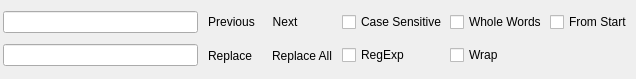
<ui version="4.0" >
 <class>qscintillaSearch</class>
 <widget class="QDockWidget" name="qscintillaSearch" >
  <property name="geometry" >
   <rect>
    <x>0</x>
    <y>0</y>
    <width>636</width>
    <height>79</height>
   </rect>
  </property>
  <property name="allowedAreas" >
   <set>Qt::BottomDockWidgetArea|Qt::NoDockWidgetArea|Qt::TopDockWidgetArea</set>
  </property>
  <widget class="QWidget" name="wCentral" >
   <layout class="QGridLayout" >
    <property name="margin" >
     <number>3</number>
    </property>
    <property name="spacing" >
     <number>3</number>
    </property>
    <item row="1" column="4" >
     <widget class="QCheckBox" name="cbWrap" >
      <property name="toolTip" >
       <string>If it's checked then the search wraps around the end of the text.</string>
      </property>
      <property name="text" >
       <string>Wrap</string>
      </property>
     </widget>
    </item>
    <item row="0" column="3" >
     <widget class="QCheckBox" name="cbCaseSensitive" >
      <property name="toolTip" >
       <string>If it's checked then the search is case sensitive.</string>
      </property>
      <property name="text" >
       <string>Case Sensitive</string>
      </property>
     </widget>
    </item>
    <item row="1" column="3" >
     <widget class="QCheckBox" name="cbRegExp" >
      <property name="toolTip" >
       <string>If it's checked then expr is interpreted as a regular expression rather than a simple string.</string>
      </property>
      <property name="text" >
       <string>RegExp</string>
      </property>
     </widget>
    </item>
    <item row="0" column="2" >
     <widget class="QToolButton" name="tbNext" >
      <property name="toolTip" >
       <string>Search next.</string>
      </property>
      <property name="text" >
       <string>Next</string>
      </property>
      <property name="icon" >
       <iconset resource="../../resources/resources.qrc" >:/Icons/Icons/helpnext.png</iconset>
      </property>
      <property name="toolButtonStyle" >
       <enum>Qt::ToolButtonTextBesideIcon</enum>
      </property>
      <property name="autoRaise" >
       <bool>true</bool>
      </property>
     </widget>
    </item>
    <item row="1" column="5" >
     <spacer>
      <property name="orientation" >
       <enum>Qt::Horizontal</enum>
      </property>
      <property name="sizeType" >
       <enum>QSizePolicy::Ignored</enum>
      </property>
      <property name="sizeHint" >
       <size>
        <width>40</width>
        <height>20</height>
       </size>
      </property>
     </spacer>
    </item>
    <item row="1" column="6" >
     <widget class="QToolButton" name="tbClose" >
      <property name="toolTip" >
       <string>Close</string>
      </property>
      <property name="icon" >
       <iconset resource="../../resources/resources.qrc" >:/Icons/Icons/buttoncancel.png</iconset>
      </property>
      <property name="autoRaise" >
       <bool>true</bool>
      </property>
     </widget>
    </item>
    <item row="1" column="0" >
     <widget class="QLineEdit" name="leReplace" >
      <property name="toolTip" >
       <string>Replace the current selection with this string</string>
      </property>
     </widget>
    </item>
    <item row="0" column="0" >
     <widget class="QLineEdit" name="leSearch" >
      <property name="toolTip" >
       <string>Enter the string or regular expression to find.</string>
      </property>
     </widget>
    </item>
    <item row="0" column="1" >
     <widget class="QToolButton" name="tbPrevious" >
      <property name="toolTip" >
       <string>Search previous.</string>
      </property>
      <property name="text" >
       <string>Previous</string>
      </property>
      <property name="icon" >
       <iconset resource="../../resources/resources.qrc" >:/Icons/Icons/helpprev.png</iconset>
      </property>
      <property name="toolButtonStyle" >
       <enum>Qt::ToolButtonTextBesideIcon</enum>
      </property>
      <property name="autoRaise" >
       <bool>true</bool>
      </property>
     </widget>
    </item>
    <item row="1" column="1" >
     <widget class="QToolButton" name="tbReplace" >
      <property name="toolTip" >
       <string>Replace next.</string>
      </property>
      <property name="text" >
       <string>Replace</string>
      </property>
      <property name="icon" >
       <iconset resource="../../resources/resources.qrc" >:/Icons/Icons/editreplace.png</iconset>
      </property>
      <property name="toolButtonStyle" >
       <enum>Qt::ToolButtonTextBesideIcon</enum>
      </property>
      <property name="autoRaise" >
       <bool>true</bool>
      </property>
     </widget>
    </item>
    <item row="1" column="2" >
     <widget class="QToolButton" name="tbReplaceAll" >
      <property name="toolTip" >
       <string>Replace all.</string>
      </property>
      <property name="text" >
       <string>Replace All</string>
      </property>
      <property name="icon" >
       <iconset resource="../../resources/resources.qrc" >:/Icons/Icons/filefind.png</iconset>
      </property>
      <property name="toolButtonStyle" >
       <enum>Qt::ToolButtonTextBesideIcon</enum>
      </property>
      <property name="autoRaise" >
       <bool>true</bool>
      </property>
     </widget>
    </item>
    <item row="0" column="4" >
     <widget class="QCheckBox" name="cbWholeWords" >
      <property name="toolTip" >
       <string>If it's checked then the search looks for whole word matches only, otherwise it searches for any matching text.</string>
      </property>
      <property name="text" >
       <string>Whole Words</string>
      </property>
     </widget>
    </item>
    <item row="0" column="5" colspan="2" >
     <widget class="QCheckBox" name="cbFromStart" >
      <property name="text" >
       <string>From Start</string>
      </property>
     </widget>
    </item>
   </layout>
  </widget>
 </widget>
 <resources>
  <include location="../../resources/resources.qrc" />
 </resources>
 <connections>
  <connection>
   <sender>tbClose</sender>
   <signal>clicked()</signal>
   <receiver>qscintillaSearch</receiver>
   <slot>close()</slot>
   <hints>
    <hint type="sourcelabel" >
     <x>699</x>
     <y>31</y>
    </hint>
    <hint type="destinationlabel" >
     <x>60</x>
     <y>52</y>
    </hint>
   </hints>
  </connection>
 </connections>
</ui>
